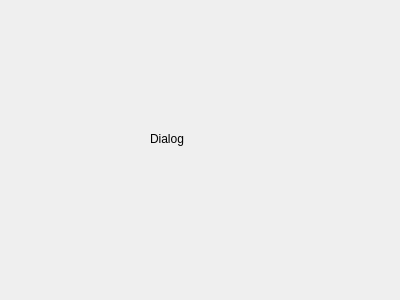
<?xml version="1.0" encoding="UTF-8"?>
<ui version="4.0">
 <class>Dialog</class>
 <widget class="QDialog" name="Dialog">
  <property name="geometry">
   <rect>
    <x>0</x>
    <y>0</y>
    <width>400</width>
    <height>300</height>
   </rect>
  </property>
  <property name="windowTitle">
   <string>Dialog</string>
  </property>
  <widget class="QLabel" name="label">
   <property name="geometry">
    <rect>
     <x>150</x>
     <y>130</y>
     <width>67</width>
     <height>17</height>
    </rect>
   </property>
   <property name="text">
    <string>Dialog</string>
   </property>
  </widget>
 </widget>
 <resources/>
 <connections/>
</ui>
